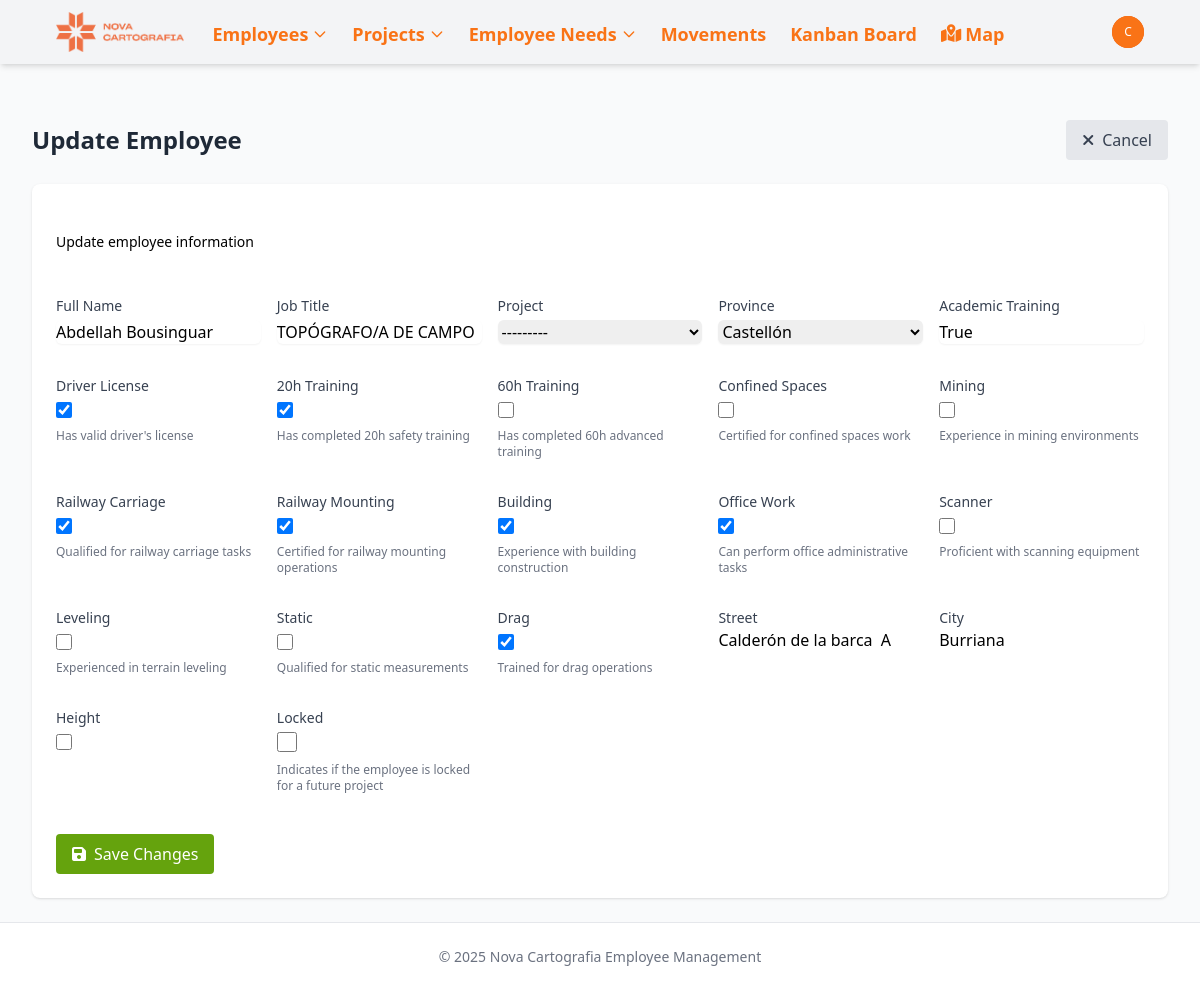
Before: /employees/2/edit/ (signed in) with the older database file.
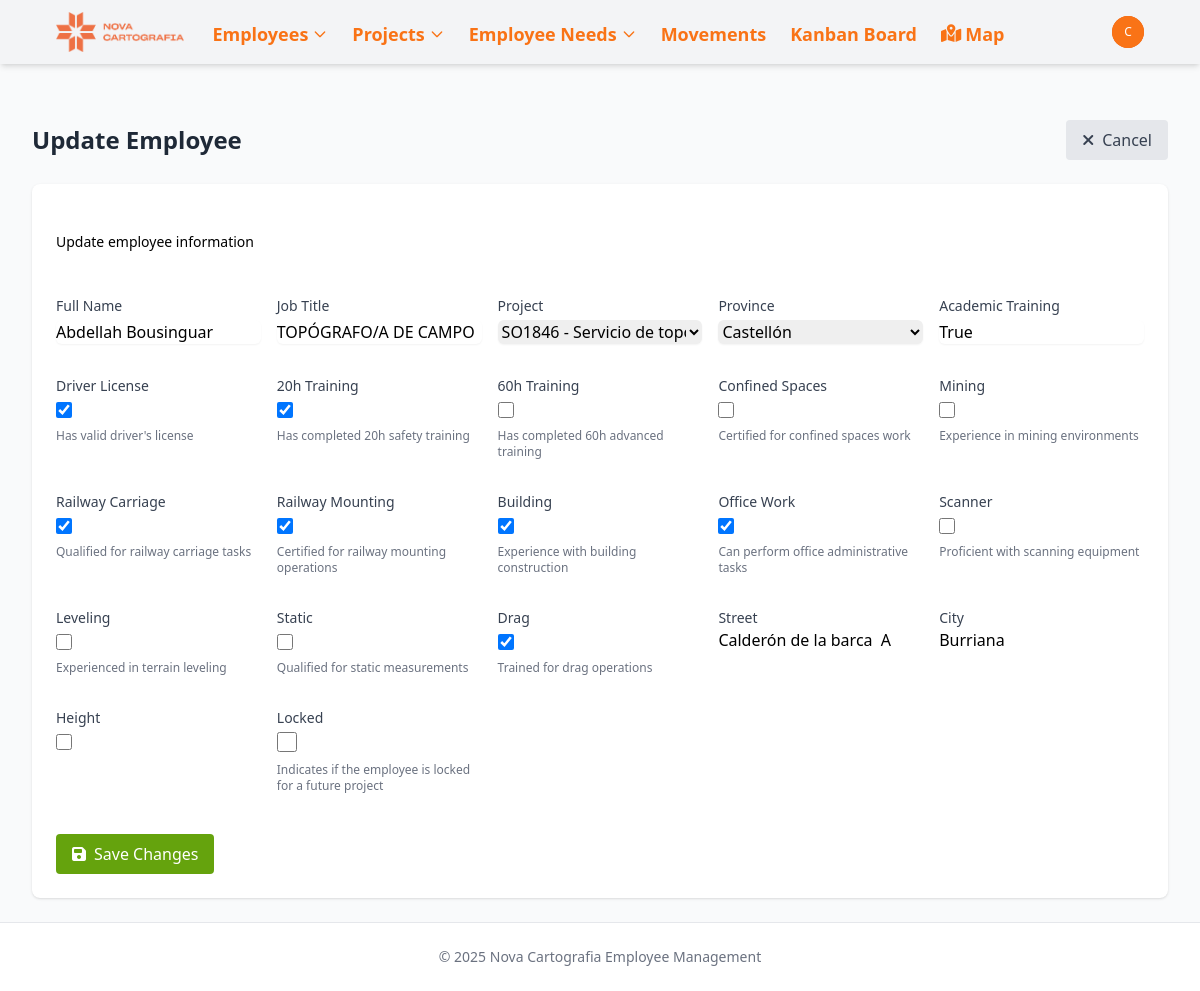
After: the same page with the newer database file.
### novacartografia_employee_management/models.py (models this page shows, shortened)
class Employee(models.Model):
    name = models.CharField(max_length=100)
    job = models.CharField(max_length=100)
    project_id = models.ForeignKey(Project, on_delete=models.SET_NULL, related_name='employee_set', blank=True, null=True)
    street = models.CharField(max_length=100, blank=True, null=True)
    city = models.CharField(max_length=100, blank=True, null=True)
    state = models.CharField(max_length=50, default='valencia',
           choices=[
                ('Araba (Álava)', 'Álava'),
                ('Albacete', 'Albacete'),
                ('Alacant (Alicante)', 'Alicante'),
                ('Almería', 'Almería'),
                ('Asturias', 'Asturias'),
                ('Ávila', 'Ávila'),
                ('Badajoz', 'Badajoz'),
                ('Barcelona', 'Barcelona'),
                ('Burgos', 'Burgos'),
                ('Cáceres', 'Cáceres'),
                ('Cádiz', 'Cádiz'),
                ('Cantabria', 'Cantabria'),
                ('Castelló (Castellón)', 'Castellón'),
                ('Ceuta', 'Ceuta'),
                ('Ciudad Real', 'Ciudad Real'),
                ('Córdoba', 'Córdoba'),
                ('Cuenca', 'Cuenca'),
                ('Gerona', 'Gerona'),
                ('Granada', 'Granada'),
                ('Guadalajara', 'Guadalajara'),
                ('Gipuzkoa (Guipúzcoa)', 'Guipúzcoa'),
                ('Huelva', 'Huelva'),
                ('Huesca', 'Huesca'),
                ('Islas Baleares', 'Islas Baleares'),
                ('Jaén', 'Jaén'),
                ('A Coruña (La Coruña)', 'La Coruña'),
                ('La Rioja', 'La Rioja'),
                ('Las Palmas', 'Las Palmas'),
                ('León', 'León'),
                ('Lérida', 'Lérida'),
                ('Lleida', 'Lérida'),  # Agregado porque aparece en tu CSV
                ('Lugo', 'Lugo'),
                ('Madrid', 'Madrid'),
                ('Málaga', 'Málaga'),
                ('Melilla', 'Melilla'),
                ('Murcia', 'Murcia'),
                ('Navarra (Nafarroa)', 'Navarra'),  # Corregido para coincidir con el CSV
                ('Orense', 'Orense'),
                ('Palencia', 'Palencia'),
                ('Pontevedra', 'Pontevedra'),
                ('Salamanca', 'Salamanca'),
                ('Santa Cruz de Tenerife', 'Santa Cruz de Tenerife'),
                ('Segovia', 'Segovia'),
                ('Sevilla', 'Sevilla'),
                ('Soria', 'Soria'),
                ('Tarragona', 'Tarragona'),
                ('Teruel', 'Teruel'),
                ('Toledo', 'Toledo'),
                ('Valencia', 'Valencia'),
                ('Valladolid', 'Valladolid'),
                ('Bizkaia (Vizcaya)', 'Vizcaya'),
                ('Zamora', 'Zamora'),
                ('Zaragoza', 'Zaragoza'),
            ])
    latitude = models.FloatField(null=True, blank=True)
    longitude = models.FloatField(null=True, blank=True)
    academic_training = models.CharField(max_length=100, blank=True, null=True)
    driver_license = models.BooleanField(default=False)
    twenty_hours = models.BooleanField(default=False)
    sixty_hours = models.BooleanField(default=False)
    confine = models.BooleanField(default=False)
    height = models.BooleanField(default=False)
    mining = models.BooleanField(default=False)
    railway_carriage = models.BooleanField(default=False)
    railway_mounting = models.BooleanField(default=False)
    building = models.BooleanField(default=False)
    office_work = models.BooleanField(default=False)
    scanner = models.BooleanField(default=False)
    leveling = models.BooleanField(default=False)
    static = models.BooleanField(default=False)
    drag = models.BooleanField(default=False)
    locked = models.BooleanField(default=False, help_text="Indicates if the employee is locked for a future project")

### novacartografia_employee_management/views.py (the view)
# urls.py: path('employees/<int:pk>/edit/', views.employee_update, name='employee_update'),
@login_required
def employee_update(request, pk):
    employee = get_object_or_404(Employee, pk=pk)
    if request.method == 'POST':
        form = EmployeeForm(request.POST, instance=employee)
        if form.is_valid():
            form.save()
            messages.success(request, f'Employee "{employee.name}" has been updated successfully.')
            return redirect('kanban_board')
    else:
        form = EmployeeForm(instance=employee)
    return render(request, 'novacartografia_employee_management/employee_form.html', {
        'form': form,
        'employee': employee,
        'title': 'Update Employee',
        'button_text': 'Save Changes',
        'is_new': False
    })

### novacartografia_employee_management/models.py (called while the page is built)
    def __str__(self):
        return self.name

### templates/novacartografia_employee_management/employee_form.html (shortened to what this page needs)
{% extends "base.html" %}
{% block content %}
<div class="mb-6 flex justify-between items-center">
    <h2 class="text-2xl font-bold text-gray-800">{{ title }}</h2>
    <div>
        {% if not is_new %}
            <a href="{% url 'employee_detail' employee.id %}" class="bg-gray-200 hover:bg-gray-300 text-gray-700 font-medium py-2 px-4 rounded flex items-center">
                <i class="fas fa-times mr-2"></i> Cancel
            </a>
        {% else %}
            <a href="{% url 'employee_list' %}" class="bg-gray-200 hover:bg-gray-300 text-gray-700 font-medium py-2 px-4 rounded flex items-center">
                <i class="fas fa-times mr-2"></i> Cancel
            </a>
        {% endif %}
    </div>
</div>
<div class="bg-white shadow overflow-hidden sm:rounded-lg">
    <div class="px-4 py-5 sm:px-6 bg-primary-600">
        <h3 class="text-lg leading-6 font-medium text-white">Employee Information</h3>
        <p class="mt-1 max-w-2xl text-sm text-primary-100">
            {% if is_new %}
                Enter the details for the new employee
            {% else %}
                Update employee information
            {% endif %}
        </p>
    </div>
    <div class="px-4 py-5 sm:p-6">
        <form method="post">
            <div class="grid grid-cols-1 sm:grid-cols-2 md:grid-cols-3 lg:grid-cols-5 gap-4">
                {% for field in form %}
                    <div class="mb-4">
                        <label for="{{ field.id_for_label }}" class="block text-sm font-medium text-gray-700">
                            {{ field.label }}
                        </label>
                        {% if field.field.widget.input_type == 'checkbox' %}
                            <div class="mt-1">
                                {{ field }}
                            </div>
                        {% else %}
                            {{ field }}
                        {% endif %}
                        {% if field.help_text %}
                            <p class="mt-1 text-xs text-gray-500">{{ field.help_text }}</p>
                        {% endif %}
                    </div>
                {% endfor %}
            </div>
            <div class="mt-6">
                <button type="submit" class="bg-lime-600 hover:bg-lime-700 text-white font-medium py-2 px-4 rounded flex items-center">
                    <i class="fas fa-save mr-2"></i> {{ button_text }}
                </button>
            </div>
        </form>
    </div>
</div>
{% endblock %}

Changed rows visible on the page:
changed Employee "Abdellah Bousinguar": project_id "---------" → "SO1846 - Servicio de topografía para obra en Palencia"
